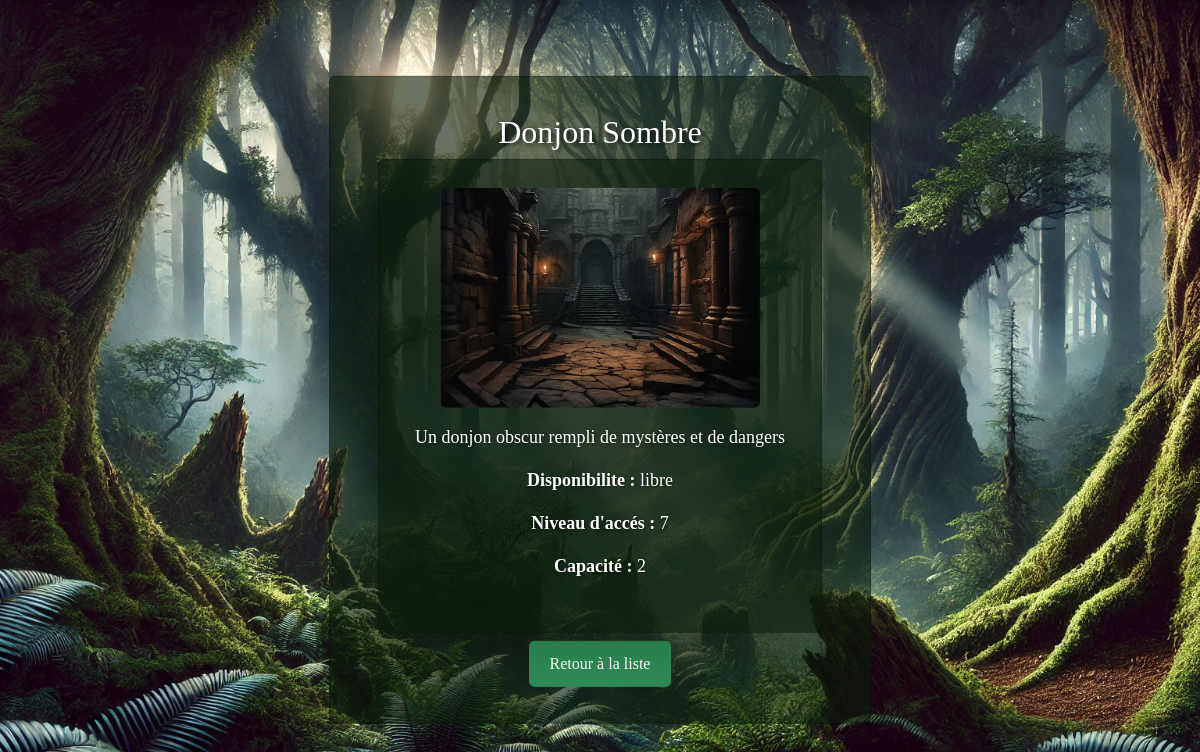
Page /lieu/L004/ on the committed database.
### jeu_de_role/models.py (models this page shows, shortened)
class Lieu(models.Model):
    id_lieu = models.CharField(max_length=100, primary_key=True)
    nom = models.CharField(max_length=100)
    description = models.TextField(null=True, blank=True)
    type_lieu = models.CharField(max_length=50, choices=[('forteresse', 'Forteresse'), ('forêt', 'Forêt'), ('village', 'Village'), ('donjon', 'Donjon')])
    disponibilite = models.CharField(max_length=20, choices=[('libre', 'Libre'), ('occupé', 'Occupé')])
    niveau_acces = models.IntegerField(default=1)
    capacite_max = models.IntegerField(default=10)
    photo = models.ImageField(upload_to='lieux/')

### jeu_de_role/views.py (the view)
# urls.py: path('lieu/<str:pk>/', views.lieu_detail, name='lieu_detail'),
def lieu_detail(request, pk):
    lieu = get_object_or_404(Lieu, pk=pk)
    return render(request, 'jeu_de_role/lieu_detail.html', {'lieu': lieu})

### jeu_de_role/templates/jeu_de_role/lieu_detail.html (shortened to what this page needs)
{% extends 'jeu_de_role/explore.html' %}
{% block content %}
<h2 class="text-center mb-2">{{ lieu.nom }}</h2>
<div class="container mt-2">
    <div class="card shadow-lg h-100 d-flex flex-column">
        <img src="{{ lieu.photo.url }}" class="img-fluid mt-2 rounded d-block mx-auto" style="width: 320px;"  alt="{{ character.lieu.nom }}">
        <div class="card-body text-center">
            <p><strong></strong> {{ lieu.description}}</p>
            <p><strong>Disponibilite :</strong> {{ lieu.disponibilite }}</p>
            <p><strong>Niveau d'accés :</strong> {{ lieu.niveau_acces }}</p>
            <p><strong>Capacité :</strong> {{ lieu.capacite_max }}</p>
        </div>
    </div>
    <div class="text-center">
        <a href="{% url 'explore' %}?tab=lieux" class="btn mt-2 btn-lg">Retour à la liste</a>
    </div>
</div>
{% endblock %}

### static/jeu_de_role/css/jeu_de_role.css (style rules this page uses)
* { margin: 0; padding: 0; font-family: "Dela Gothic One"; }
body { background-image: url('/static/jeu_de_role/images/img1.jpg'); background-size: cover; background-position: center; background-attachment: fixed; height: 100vh; margin: 0; }
h2 { color: rgb(255, 255, 255); margin-bottom: 20px; text-shadow: 2px 2px 4px rgba(0, 0, 0, 0.7); }
p { color: rgb(255, 255, 255); font-size: 18px; text-shadow: 1px 1px 3px rgba(0, 0, 0, 0.5); }
.card { background-color: rgba(13, 27, 13, 0.6); margin-top: 0; padding: 20px; }
.center a { background-color: #2E8B57; text-decoration: none; color: white; padding: 10px 20px; border-radius: 5px; text-align: center; }
.card img { height: 220px; border-radius: 10px 10px 0 0; object-fit: cover; }
.btn-lg { font-size: 16px;; background-color: #2E8B57; border-color: #2E8B57; }

### rows in the picture
Lieu: nom "Donjon Sombre", photo (picture), description "Un donjon obscur rempli de mystères et de dangers", disponibilite "libre", niveau_acces "7", capacite_max "2"
